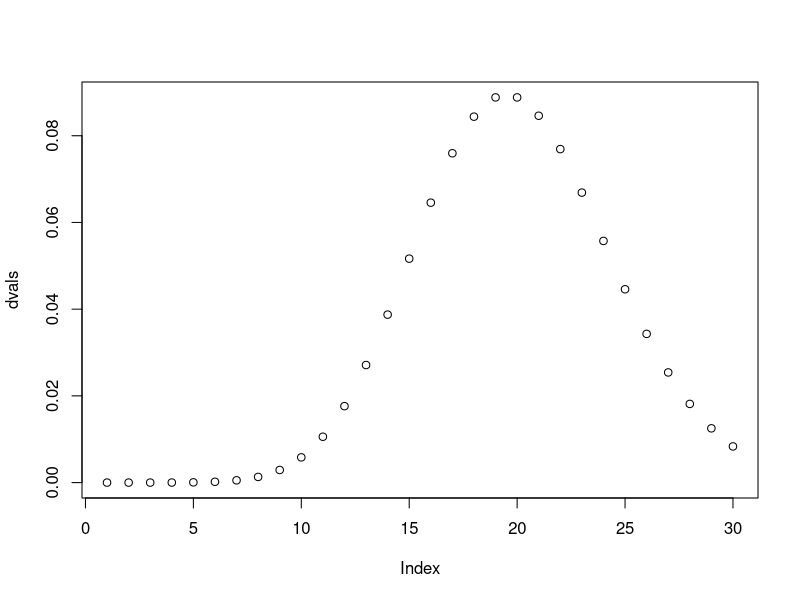
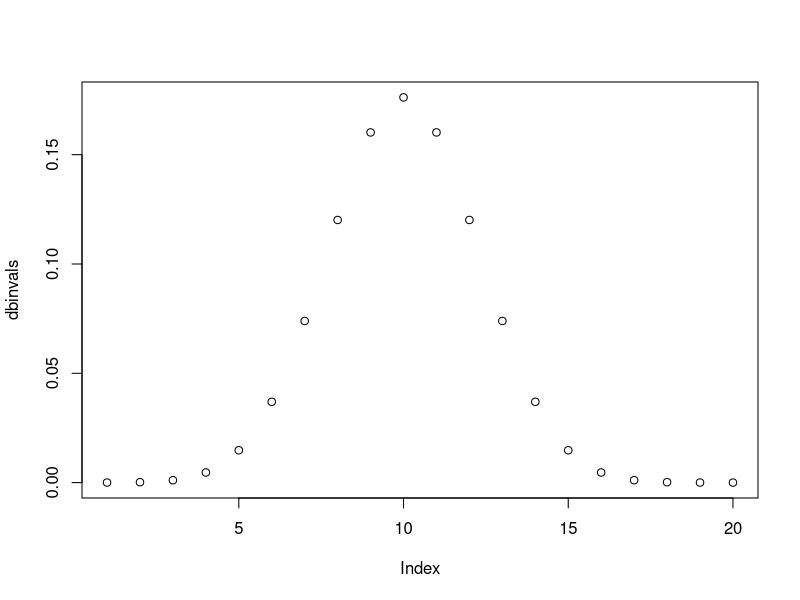
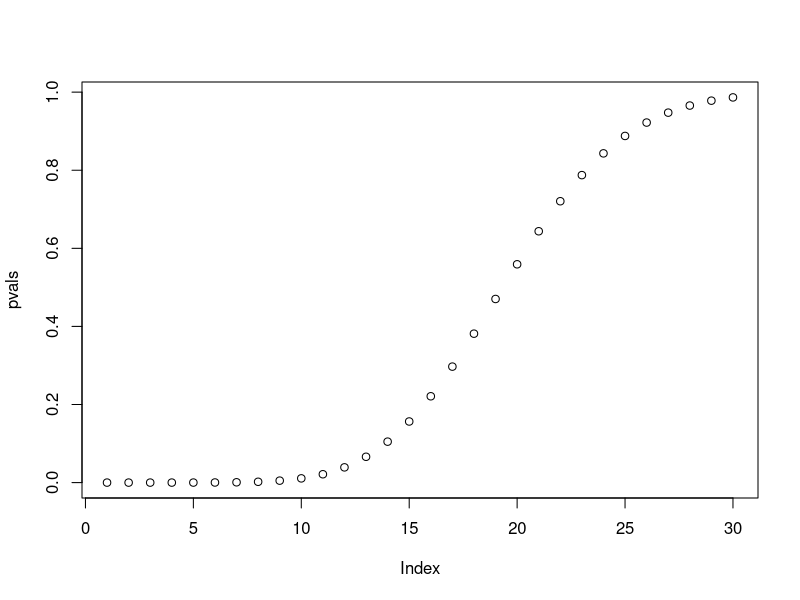
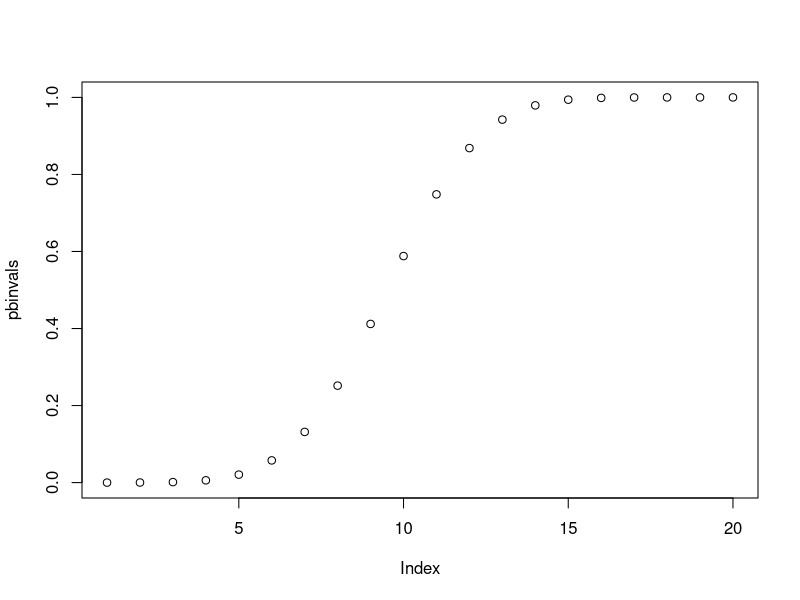
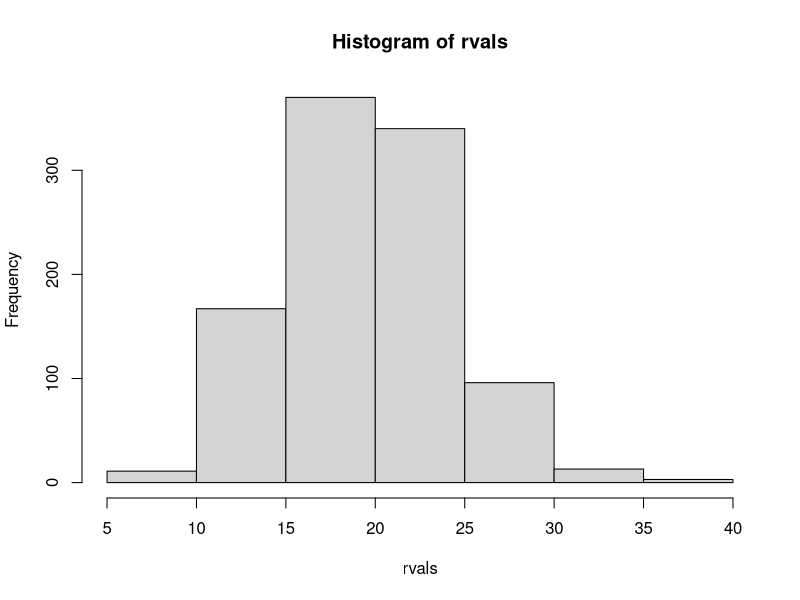
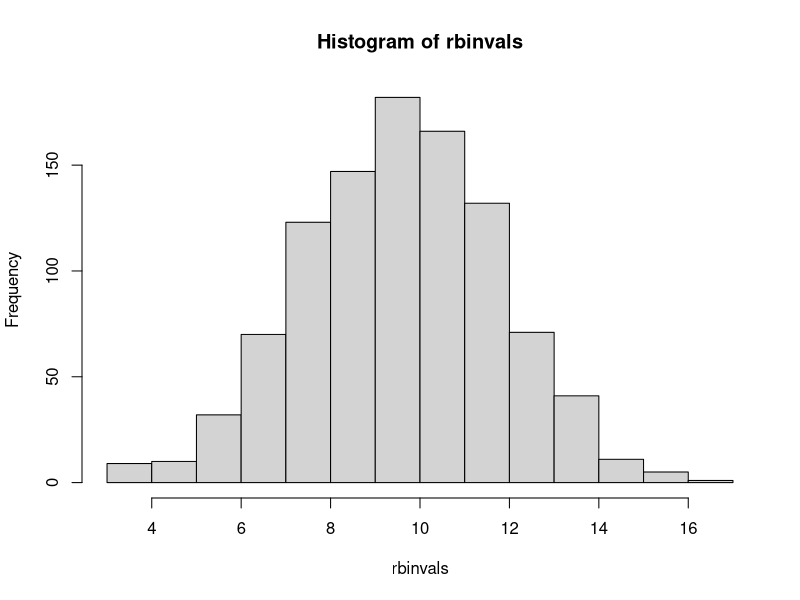

The R script that drew these images, in order:
## ---- chunk 1
dvals <- sapply(1:30, dpois, lambda=20)
plot(dvals)
## ---- chunk 2
dbinvals <- sapply(1:20, dbinom, size=20, p=0.5)
plot(dbinvals)
## ---- chunk 3
pvals <- sapply(1:30, ppois, lambda=20)
plot(pvals)
## ---- chunk 4
pbinvals <- sapply(1:20, pbinom, size=20, p=0.5)
plot(pbinvals)
## ---- chunk 5
rvals <- rpois(1000, lambda=20)
hist(rvals)
## ---- chunk 6
rbinvals <- rbinom(1000, size=20, p=0.5)
hist(rbinvals)
